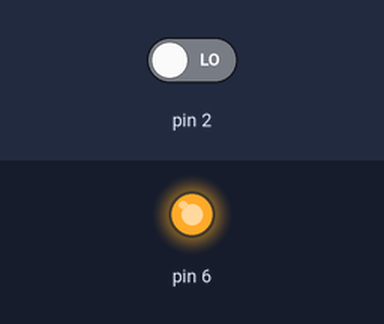
The sketch below on a simulated Arduino Uno, built with avr-gcc and run on an emulated ATmega328P. Shown: output pins drawn as LEDs (lit = HIGH). The test bench sets the inputs (shaded band); at power-on: pin 2 LOW. What the sketch prints to the serial monitor is not drawn.

Above: at 1.2 s.
1.3 s: pin 2 driven HIGH
2.8 s: pin 2 driven LOW
Timing chart, 0 to 5.8 s (numbered marks = the images above; inputs shaded):
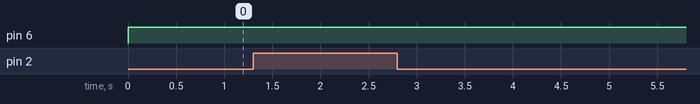

Measured:
- after the input at 1.3 s, every drawn part: stays the same
- after the input at 2.8 s, every drawn part: stays the same

The sketch:

matrix_cheak_high_low.ino
```cpp
//메티릭스 4*4 첫번째 줄 하이 로우 판별하기
//Row1 => input (2)
//Col1 => 4.7k 풀다운 아웃풋
//풀래그로 한번만 출력
void setup() {
  // put your setup code here, to run once:
  Serial.begin(9600);
  pinMode(2, INPUT);
  pinMode(6, OUTPUT);
}
int a = 0;
int flag1 = 0;

void loop() {
  // put your main code here, to run repeatedly:
  digitalWrite(6, 1);
  a=digitalRead(2);

  if(a==1)
  {
    if (flag1 == 0)
    {
      Serial.println("HIGH");
      flag1 = 1;
    }
  }
  else
  {
    if(flag1 == 1)
    {
    Serial.println("LOW");
    flag1 = 0;
    }
  }

   delay (100);

}
```
